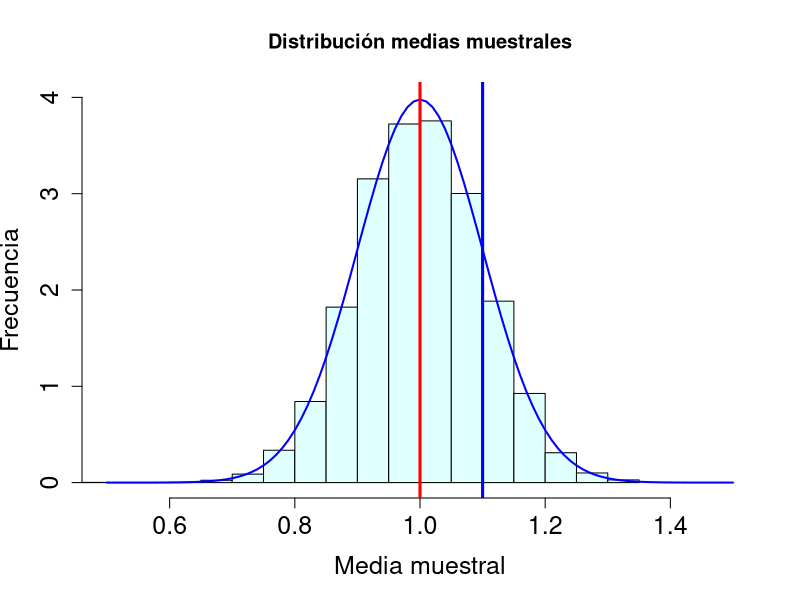
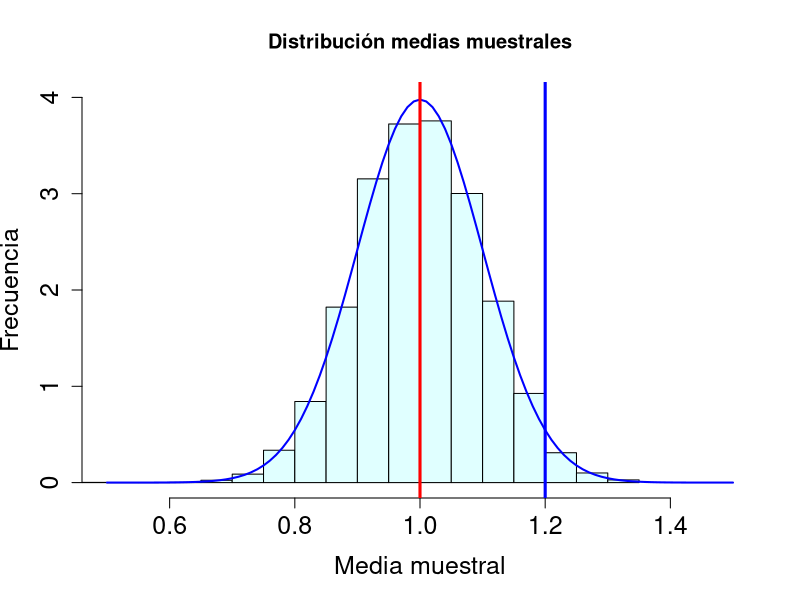
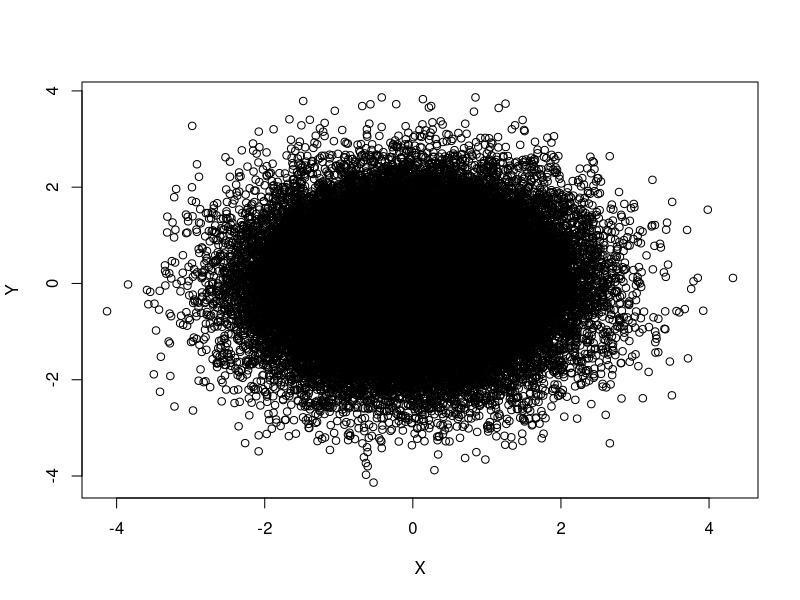

The R source for these figures, in order: (Note: this script raises an error after producing the figures.)
## ---- chunk 1
knitr::opts_chunk$set(echo = TRUE)
## ---- chunk 2
mediaMuestral=function(n){
  muestra=rnorm(n,1,1)
  media=mean(muestra)
  return(media)
}
m=10000
muchasMedias100=replicate(m,mediaMuestral(100))

hist(muchasMedias100,xlab="Media muestral", ylab="Frecuencia", col="lightcyan",
     xlim=c(0.5,1.5),freq=FALSE,ylim=c(0,4),
     main="Distribución medias muestrales", cex.lab = 1.5,
     cex.axis = 1.5)
curve(dnorm(x,1,sd(muchasMedias100)),xlim=c(0.5,1.5),col="blue",lwd=2,add=TRUE)
abline(v=1 , col="red", lwd=3)
abline(v=1.1, col="blue", lwd=3)
## ---- chunk 3

hist(muchasMedias100,xlab="Media muestral", ylab="Frecuencia", col="lightcyan",
     xlim=c(0.5,1.5),freq=FALSE,ylim=c(0,4),
     main="Distribución medias muestrales", cex.lab = 1.5,
     cex.axis = 1.5)
curve(dnorm(x,1,sd(muchasMedias100)),xlim=c(0.5,1.5),col="blue",lwd=2,add=TRUE)
abline(v=1 , col="red", lwd=3)
abline(v=1.2, col="blue", lwd=3)
## ---- chunk 4
gen.corr.data<- function(rho,n){
# first step: generate two normal random variables from normal distrbution
set.seed(123) 
X <- rnorm(n)
X2 <- rnorm(n)
 
# second step generate the correlated variable
 
Y<- rho*X + sqrt(1-rho^2)*X2
result <-cbind(X,Y)
return(result)
}

muestra<-gen.corr.data(0.01,50000)
plot(muestra)
dat<- as.data.frame(muestra)
# cor.test(dat$x1, dat$x3)

## ---- chunk 5
tilapia_cepas <- PlantGrowth
names(tilapia_cepas) <- c("Peso", "Cepa")
tilapia_cepas$Cepa <- factor(my_data$Cepa, 
                             labels = c("Cepa 1", "Cepa2", "Cepa 3"))
write.csv(tilapia_cepas, file = "tilapia_cepas.csv")
## ---- chunk 6

library(MASS)
args(mvrnorm)
# Simulated Correlation between Body Weight, Color phenotypes in Atlantic salmon
# Generate a set of means and a symmetric covariance matrix
means   <- c(5500, 25)
cov.mat <- matrix(c(800000, -300, -300, 4), nrow = 2, ncol = 2)
WFE.COLOR <- data.frame(mvrnorm(949, means, cov.mat))
# Give the data fram column headings
names(WFE.COLOR) <- c("Weight", 'Color')
WFE.COLOR[1:10, ]
# Look at the mean and covariance to check the function
colMeans(WFE.COLOR)
cov(WFE.COLOR)
cov(WFE.COLOR$Weight, WFE.COLOR$Color)
cor(WFE.COLOR$Weight, WFE.COLOR$Color)
# Plot and export the joint distribution of the variables
p <- ggplot(WFE.COLOR, aes(x = Weight, y = Color))
p + geom_point() + geom_smooth(method = "lm") +
  xlab("Body Weight (g)") + ylab("Color")
# Export Simulate Data
write.table(WFE.COLOR, file = "CORR_WFE_COLOR_SALMON.csv", sep = ",", dec = ",")
## ---- chunk 7
library(readxl)
library(survival)
library(survminer)
larv <- read_excel("surv_dat.xlsx", sheet = 1)
summary(larv)
larv$antibiotico <- as.factor(larv$antibiotico)
str(larv)

larv_fit <- survfit(Surv(stime,status)~strata(antibiotico),
             data = larv, na.action=na.exclude, type="kaplan-meier")

summary(larv_fit)

surv_diff <- survdiff(Surv(stime,status)~antibiotico, data = larv)
surv_diff

ggsurvplot(survfit(Surv(stime,status) ~ antibiotico, data = larv, na.action = na.exclude, type="kaplan-meier"),
pval = TRUE, conf.int = FALSE)

## ---- chunk 8

# We can use rnorm to simulate a phenotype and QTL data
w.means <- c(4000, 5000, 6000) # Complete dominance
w.sd    <- 800
# Generate a SNP. AF 0.4
help(rbinom)
snp     <- rbinom(1000, 2, 0.4) # n (POPULATION), size (2 ALELLES) and prob (FREQUENCY LOWER ALLELE)
# Generate PHENO given the GENO and bind to data frame
w        <- rnorm(1000, w.means[factor(snp)], w.sd)
snp.data <- data.frame(cbind(w, snp))

# Export Simulate Data
write.table(snp.data, file = "snp.data.csv", sep = ";", dec = ",")

# Plot the phenotype as a funtion of genotupe
library(ggplot2)
p <- ggplot(snp.data, aes(x = factor(snp), y = w))
p + geom_point() + xlab("Reference allele count")

# Lineal model
par(mfrow=c(1,1)) 
lm.qtl <- lm(w ~ -1 + factor(snp))
plot(snp,w,main="")#inspeccion visual
abline(lm(w~snp), cex=0.9, col="red")
anova(lm.qtl)
summary(lm.qtl)
